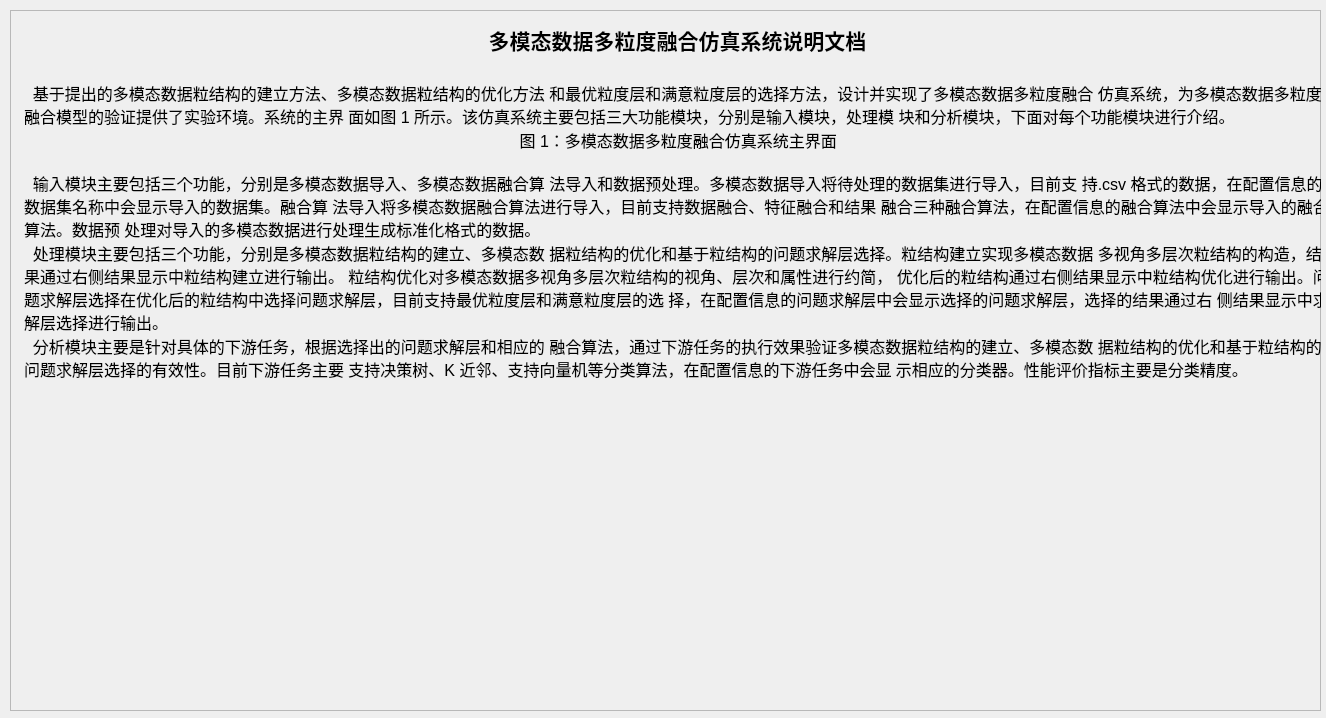
<?xml version="1.0" encoding="UTF-8"?>
<ui version="4.0">
 <class>Form</class>
 <widget class="QWidget" name="Form">
  <property name="geometry">
   <rect>
    <x>0</x>
    <y>0</y>
    <width>1326</width>
    <height>718</height>
   </rect>
  </property>
  <property name="windowTitle">
   <string>Form</string>
  </property>
  <widget class="QFrame" name="frame">
   <property name="geometry">
    <rect>
     <x>10</x>
     <y>10</y>
     <width>1311</width>
     <height>701</height>
    </rect>
   </property>
   <property name="styleSheet">
    <string notr="true">#frame{
  background-image: url(:/images/bg3.jpeg);
  background-position: center;
}</string>
   </property>
   <property name="frameShape">
    <enum>QFrame::StyledPanel</enum>
   </property>
   <property name="frameShadow">
    <enum>QFrame::Raised</enum>
   </property>
   <widget class="QTextBrowser" name="helpss">
    <property name="enabled">
     <bool>true</bool>
    </property>
    <property name="geometry">
     <rect>
      <x>10</x>
      <y>10</y>
      <width>1321</width>
      <height>681</height>
     </rect>
    </property>
    <property name="styleSheet">
     <string notr="true">#helpss{
	border-radius:4px;
	background-color: transparent;
}
</string>
    </property>
    <property name="html">
     <string>&lt;!DOCTYPE HTML PUBLIC &quot;-//W3C//DTD HTML 4.0//EN&quot; &quot;http://www.w3.org/TR/REC-html40/strict.dtd&quot;&gt;
&lt;html&gt;&lt;head&gt;&lt;meta name=&quot;qrichtext&quot; content=&quot;1&quot; /&gt;&lt;style type=&quot;text/css&quot;&gt;
p, li { white-space: pre-wrap; }
&lt;/style&gt;&lt;/head&gt;&lt;body style=&quot; font-family:'SimSun'; font-size:9pt; font-weight:400; font-style:normal;&quot;&gt;
&lt;p align=&quot;center&quot; style=&quot; margin-top:0px; margin-bottom:0px; margin-left:0px; margin-right:0px; -qt-block-indent:0; text-indent:0px;&quot;&gt;&lt;span style=&quot; font-size:15.96pt; font-weight:600; color:#000000;&quot;&gt;多模态数据多粒度融合仿真系统说明文档&lt;/span&gt;&lt;span style=&quot; font-family:'TimesNewRomanPS-BoldMT'; font-size:15.96pt; color:#000000;&quot;&gt; &lt;/span&gt;&lt;/p&gt;
&lt;p style=&quot;-qt-paragraph-type:empty; margin-top:0px; margin-bottom:0px; margin-left:0px; margin-right:0px; -qt-block-indent:0; text-indent:0px; font-family:'TimesNewRomanPS-BoldMT'; font-size:15.96pt; color:#000000;&quot;&gt;&lt;br /&gt;&lt;/p&gt;
&lt;p style=&quot; margin-top:0px; margin-bottom:0px; margin-left:0px; margin-right:0px; -qt-block-indent:0; text-indent:0px;&quot;&gt;&lt;span style=&quot; font-size:12pt; color:#000000;&quot;&gt;  基于提出的多模态数据粒结构的建立方法、多模态数据粒结构的优化方法 和最优粒度层和满意粒度层的选择方法，设计并实现了多模态数据多粒度融合 仿真系统，为多模态数据多粒度融合模型的验证提供了实验环境。系统的主界 面如图 &lt;/span&gt;&lt;span style=&quot; font-family:'TimesNewRomanPSMT'; font-size:12pt; color:#000000;&quot;&gt;1 &lt;/span&gt;&lt;span style=&quot; font-size:12pt; color:#000000;&quot;&gt;所示。该仿真系统主要包括三大功能模块，分别是输入模块，处理模 块和分析模块，下面对每个功能模块进行介绍。&lt;/span&gt;&lt;span style=&quot; font-family:'TimesNewRomanPSMT'; font-size:12pt; color:#000000;&quot;&gt; &lt;/span&gt;&lt;/p&gt;
&lt;p style=&quot; margin-top:0px; margin-bottom:0px; margin-left:0px; margin-right:0px; -qt-block-indent:0; text-indent:0px;&quot;&gt;&lt;img src=&quot;:/images/cs001.png&quot; /&gt;&lt;/p&gt;
&lt;p align=&quot;center&quot; style=&quot; margin-top:0px; margin-bottom:0px; margin-left:0px; margin-right:0px; -qt-block-indent:0; text-indent:0px;&quot;&gt;&lt;span style=&quot; font-size:12pt; color:#000000;&quot;&gt;图 &lt;/span&gt;&lt;span style=&quot; font-family:'TimesNewRomanPSMT'; font-size:12pt; color:#000000;&quot;&gt;1&lt;/span&gt;&lt;span style=&quot; font-size:12pt; color:#000000;&quot;&gt;：多模态数据多粒度融合仿真系统主界面&lt;/span&gt;&lt;span style=&quot; font-family:'TimesNewRomanPSMT'; font-size:12pt; color:#000000;&quot;&gt; &lt;/span&gt;&lt;/p&gt;
&lt;p align=&quot;center&quot; style=&quot;-qt-paragraph-type:empty; margin-top:0px; margin-bottom:0px; margin-left:0px; margin-right:0px; -qt-block-indent:0; text-indent:0px; font-family:'TimesNewRomanPSMT'; font-size:12pt; color:#000000;&quot;&gt;&lt;br /&gt;&lt;/p&gt;
&lt;p style=&quot; margin-top:0px; margin-bottom:0px; margin-left:0px; margin-right:0px; -qt-block-indent:0; text-indent:0px;&quot;&gt;&lt;span style=&quot; font-size:12pt; color:#000000;&quot;&gt;  输入模块主要包括三个功能，分别是多模态数据导入、多模态数据融合算 法导入和数据预处理。多模态数据导入将待处理的数据集进行导入，目前支 持&lt;/span&gt;&lt;span style=&quot; font-family:'TimesNewRomanPSMT'; font-size:12pt; color:#000000;&quot;&gt;.csv &lt;/span&gt;&lt;span style=&quot; font-size:12pt; color:#000000;&quot;&gt;格式的数据，在配置信息的数据集名称中会显示导入的数据集。融合算 法导入将多模态数据融合算法进行导入，目前支持数据融合、特征融合和结果 融合三种融合算法，在配置信息的融合算法中会显示导入的融合算法。数据预 处理对导入的多模态数据进行处理生成标准化格式的数据。&lt;/span&gt;&lt;/p&gt;
&lt;p style=&quot; margin-top:0px; margin-bottom:0px; margin-left:0px; margin-right:0px; -qt-block-indent:0; text-indent:0px;&quot;&gt;&lt;span style=&quot; font-size:12pt; color:#000000;&quot;&gt;  处理模块主要包括三个功能，分别是多模态数据粒结构的建立、多模态数 据粒结构的优化和基于粒结构的问题求解层选择。粒结构建立实现多模态数据 多视角多层次粒结构的构造，结果通过右侧结果显示中粒结构建立进行输出。 粒结构优化对多模态数据多视角多层次粒结构的视角、层次和属性进行约简， 优化后的粒结构通过右侧结果显示中粒结构优化进行输出。问题求解层选择在优化后的粒结构中选择问题求解层，目前支持最优粒度层和满意粒度层的选 择，在配置信息的问题求解层中会显示选择的问题求解层，选择的结果通过右 侧结果显示中求解层选择进行输出。&lt;/span&gt;&lt;/p&gt;
&lt;p style=&quot; margin-top:0px; margin-bottom:0px; margin-left:0px; margin-right:0px; -qt-block-indent:0; text-indent:0px;&quot;&gt;&lt;span style=&quot; font-size:12pt; color:#000000;&quot;&gt;  分析模块主要是针对具体的下游任务，根据选择出的问题求解层和相应的 融合算法，通过下游任务的执行效果验证多模态数据粒结构的建立、多模态数 据粒结构的优化和基于粒结构的问题求解层选择的有效性。目前下游任务主要 支持决策树、&lt;/span&gt;&lt;span style=&quot; font-family:'TimesNewRomanPSMT'; font-size:12pt; color:#000000;&quot;&gt;K &lt;/span&gt;&lt;span style=&quot; font-size:12pt; color:#000000;&quot;&gt;近邻、支持向量机等分类算法，在配置信息的下游任务中会显 示相应的分类器。性能评价指标主要是分类精度。&lt;/span&gt;&lt;/p&gt;&lt;/body&gt;&lt;/html&gt;</string>
    </property>
   </widget>
  </widget>
 </widget>
 <resources>
  <include location="../granular/MultiModel/images/image.qrc"/>
 </resources>
 <connections/>
</ui>
